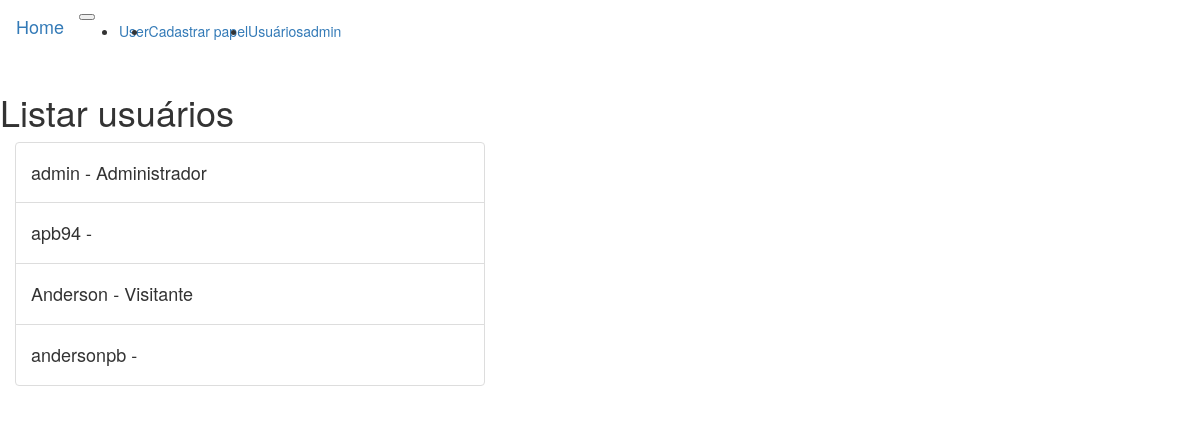
The app's page /users (signed in) with its own data.
### app/models.py (models this page shows, shortened)
class User(db.Model, UserMixin):
    __tablename__ = 'users'
    id = db.Column(db.Integer, primary_key=True)
    username = db.Column(db.String(64), unique=True, index=True)
    role_id = db.Column(db.Integer, db.ForeignKey('roles.id'))
    password_hash = db.Column(db.String(128))
    @property
    def password(self):
        raise AttributeError('password is not readable')

class Role(db.Model):
    __tablename__ = 'roles'
    id = db.Column(db.Integer, primary_key=True)
    name = db.Column(db.String(64), unique=True)
    users = db.relationship('User', backref='role')

### app/main/views.py (the view)
@main.route('/users')
def users():
    list_users = User.query.all()
    if not list_users:
        flash('Não existem usuários cadastrados!')
    return render_template('list_users.html', users=list_users)

### app/models.py (called while the page is built)
@login_manager.user_loader
def load_user(user_id):
    return User.query.get(int(user_id))

### app/templates/list_users.html (shortened to what this page needs)
{% extends 'base.html' %}
{% import "bootstrap/wtf.html" as wtf %}
{% block content %}
    <div class="container-fluid">
        <div class="row justify-content-center my-4">
            <h1>Listar usuários</h1>
        </div>
        <div class="row justify-content-center my-4">
            <div class="col-sm-12 col-md-10 col-xs-5 col-lg-5 mt-4">
                <ul class="list-group">
                    {% for user in users %}
                        <li class="list-group-item">
                            <h4>
                                {{ user.username }} - {{ user.role.name }}
                            </h4>
                        </li>
                    {% endfor %}
                </ul>
            </div>
        </div>
    </div>
{% endblock %}

### app/templates/base.html (shortened to what this page needs)
{% extends "bootstrap/base.html" %}
{% block navbar %}
    <nav class="navbar navbar-expand-lg navbar-light bg-light">
        <a class="navbar-brand" href="/">Home</a>
        <button class="navbar-toggler" type="button" data-toggle="collapse" data-target="#navbarSupportedContent" aria-controls="navbarSupportedContent" aria-expanded="false" aria-label="Toggle navigation">
        </button>
        <div class="collapse navbar-collapse" id="navbarSupportedContent">
            <ul class="navbar-nav mr-auto">
                <li class="nav-item">
                    {% if current_user.is_authenticated %}
                        <a class="nav-link" href="/user/{{ current_user.username }}">User</a>
                    {% endif %}
                </li>
                {% if current_user.is_authenticated %}
                    <li class="nav-item">
                        <a class="nav-link" href="/create_role">Cadastrar papel</a>
                    </li>
                {% endif %}
                <li class="nav-item">
                    <a class="nav-link" href="/users">Usuários</a>
                </li>
            </ul>
            {% if current_user.is_authenticated %}
                <div class="dropdown">
                    <a class="dropdown-toggle" href="#" role="button"
                     id="link" data-toggle="dropdown" aria-haspopup="true"
                     aria-expanded="false">
                        {{ current_user.username }}
                    </a>
                </div>
            {% else %}
                <a class="nav-link text-dark" href="/login">Login</a>
                <a class="nav-link text-dark" href="/register">Cadastre-se</a>
            {% endif %}
        </div>
    </nav>
{% endblock %}

### records on screen
User: username "admin", role.name "Administrador"
User: username "apb94"
User: username "Anderson", role.name "Visitante"
User: username "andersonpb"
